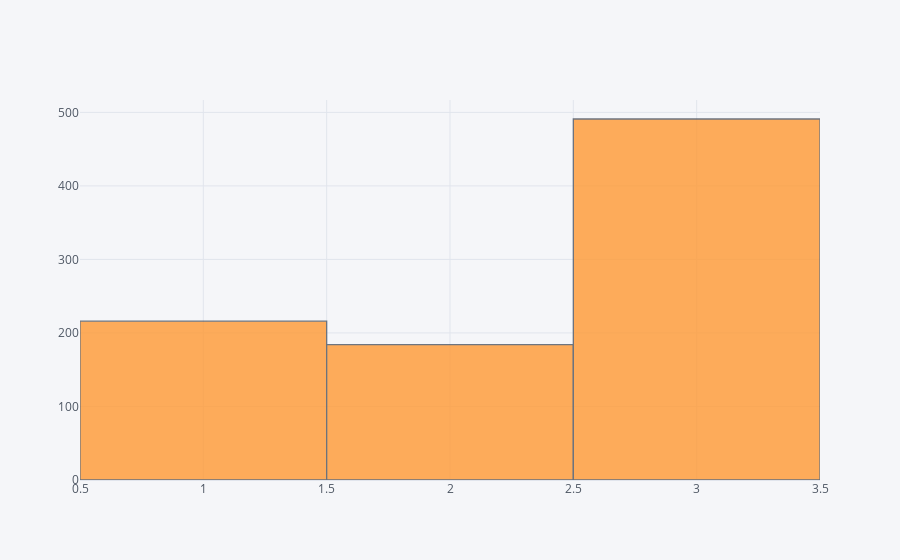

Write notebook code for a chart like this one.
### Markdown cell above
Plot an interactive histogram for the PClass column of the titanic dataset.

### Code cell
titanic_data = pd.read_csv(r"E:\Data Visualization with Python\Datasets\titanic_data.csv")

titanic_data['Pclass'].iplot(kind='hist')

### Figure 1 — Plotly figure (JSON) as saved in the notebook; plotly's stock layout.template omitted (floating-point values rounded to 4 significant figures; data arrays with more than 128 entries replaced by an {"elided": "..."} marker saying what was removed)
{"data": [{"histfunc": "count", "histnorm": "", "marker": {"color": "rgba(255, 153, 51, 1.0)", "line": {"color": "#4D5663", "width": 1.3}}, "name": "Pclass", "opacity": 0.8, "orientation": "v", "type": "histogram", "x": {"elided": "891 int values"}}], "layout": {"barmode": "overlay", "legend": {"bgcolor": "#F5F6F9", "font": {"color": "#4D5663"}}, "paper_bgcolor": "#F5F6F9", "plot_bgcolor": "#F5F6F9", "title": {"font": {"color": "#4D5663"}}, "xaxis": {"gridcolor": "#E1E5ED", "showgrid": true, "tickfont": {"color": "#4D5663"}, "title": {"font": {"color": "#4D5663"}, "text": ""}, "zerolinecolor": "#E1E5ED"}, "yaxis": {"gridcolor": "#E1E5ED", "showgrid": true, "tickfont": {"color": "#4D5663"}, "title": {"font": {"color": "#4D5663"}, "text": ""}, "zerolinecolor": "#E1E5ED"}}}
